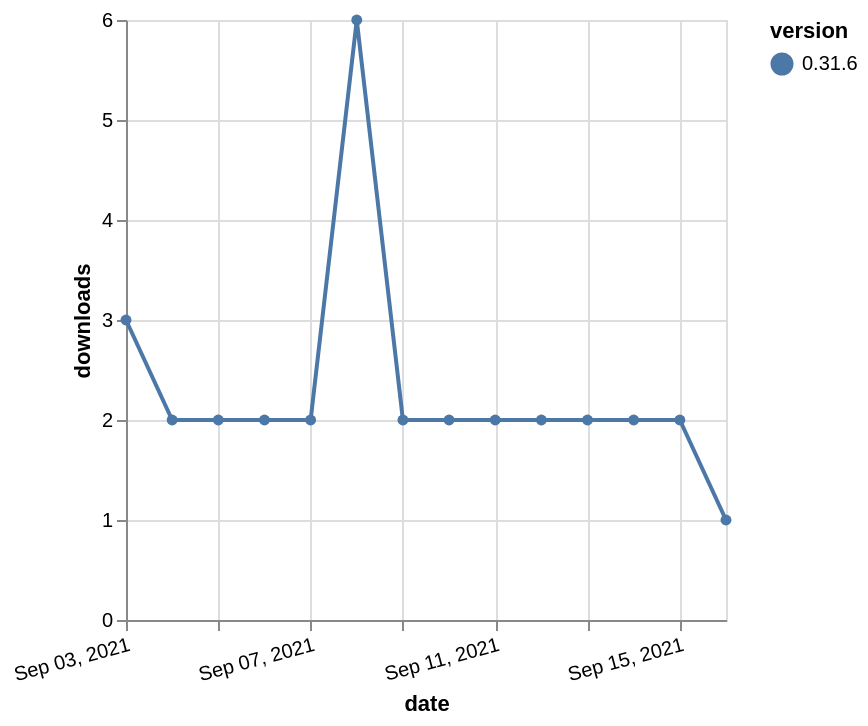

Describe this chart as a Vega-Lite specification.
### Vega-Lite specification from a JSON file in a GitHub repository (floating-point values rounded to 4 significant figures)
{"$schema": "https://vega.github.io/schema/vega-lite/v5.json", "description": "A simple bar chart with embedded data.", "data": {"values": [{"date": "2021-09-03", "total": 4269, "delta": 3, "version": "0.31.6"}, {"date": "2021-09-04", "total": 4271, "delta": 2, "version": "0.31.6"}, {"date": "2021-09-05", "total": 4273, "delta": 2, "version": "0.31.6"}, {"date": "2021-09-06", "total": 4275, "delta": 2, "version": "0.31.6"}, {"date": "2021-09-07", "total": 4277, "delta": 2, "version": "0.31.6"}, {"date": "2021-09-08", "total": 4283, "delta": 6, "version": "0.31.6"}, {"date": "2021-09-09", "total": 4285, "delta": 2, "version": "0.31.6"}, {"date": "2021-09-10", "total": 4287, "delta": 2, "version": "0.31.6"}, {"date": "2021-09-11", "total": 4289, "delta": 2, "version": "0.31.6"}, {"date": "2021-09-12", "total": 4291, "delta": 2, "version": "0.31.6"}, {"date": "2021-09-13", "total": 4293, "delta": 2, "version": "0.31.6"}, {"date": "2021-09-14", "total": 4295, "delta": 2, "version": "0.31.6"}, {"date": "2021-09-15", "total": 4297, "delta": 2, "version": "0.31.6"}, {"date": "2021-09-16", "total": 4298, "delta": 1, "version": "0.31.6"}]}, "width": "container", "mark": {"type": "line", "point": {"filled": true}}, "encoding": {"x": {"field": "date", "type": "temporal", "timeUnit": "yearmonthdate", "title": "date", "axis": {"labelAngle": -15}}, "y": {"field": "delta", "type": "quantitative", "title": "downloads"}, "color": {"field": "version", "type": "nominal"}, "tooltip": {"field": "delta"}}}
